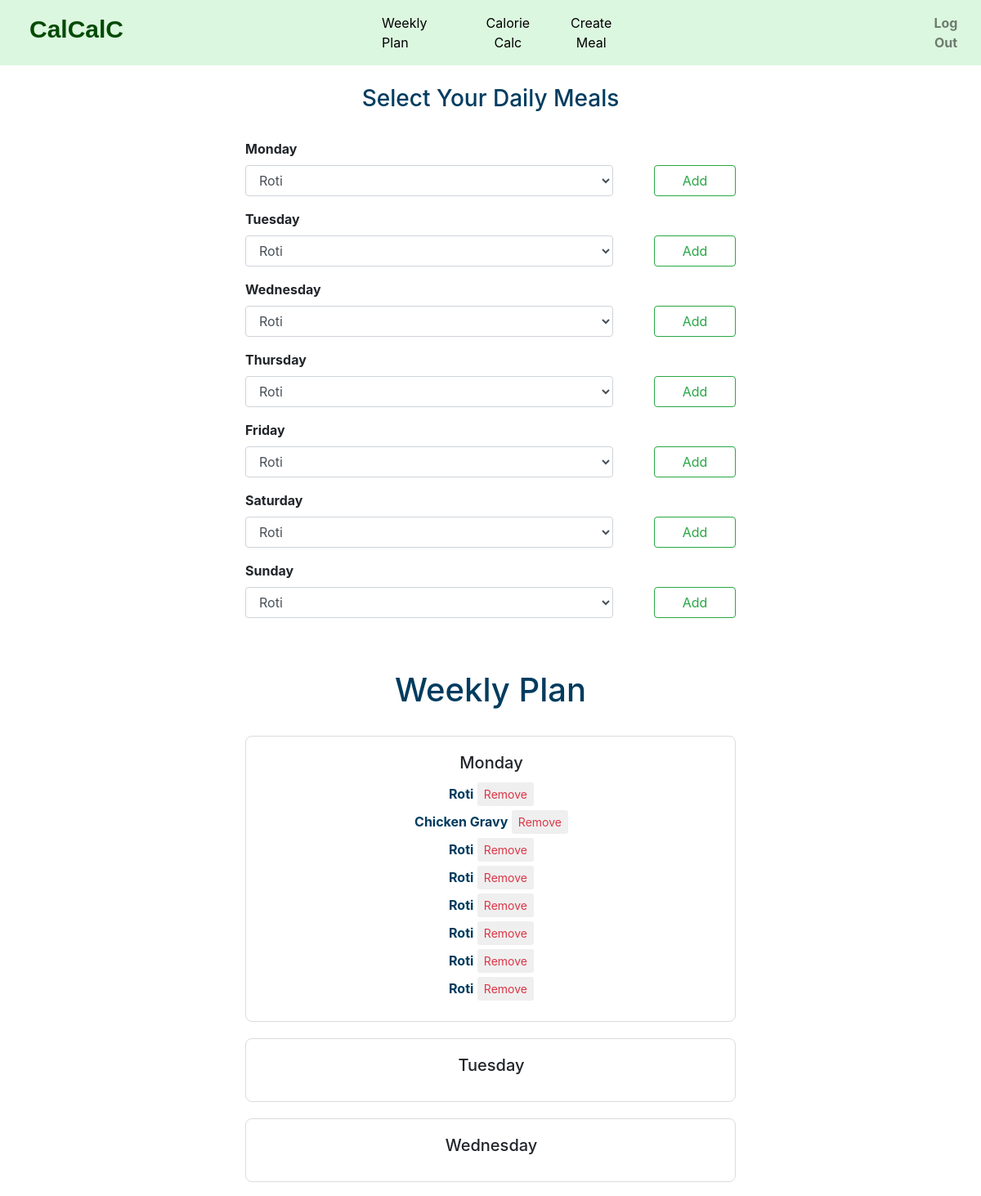
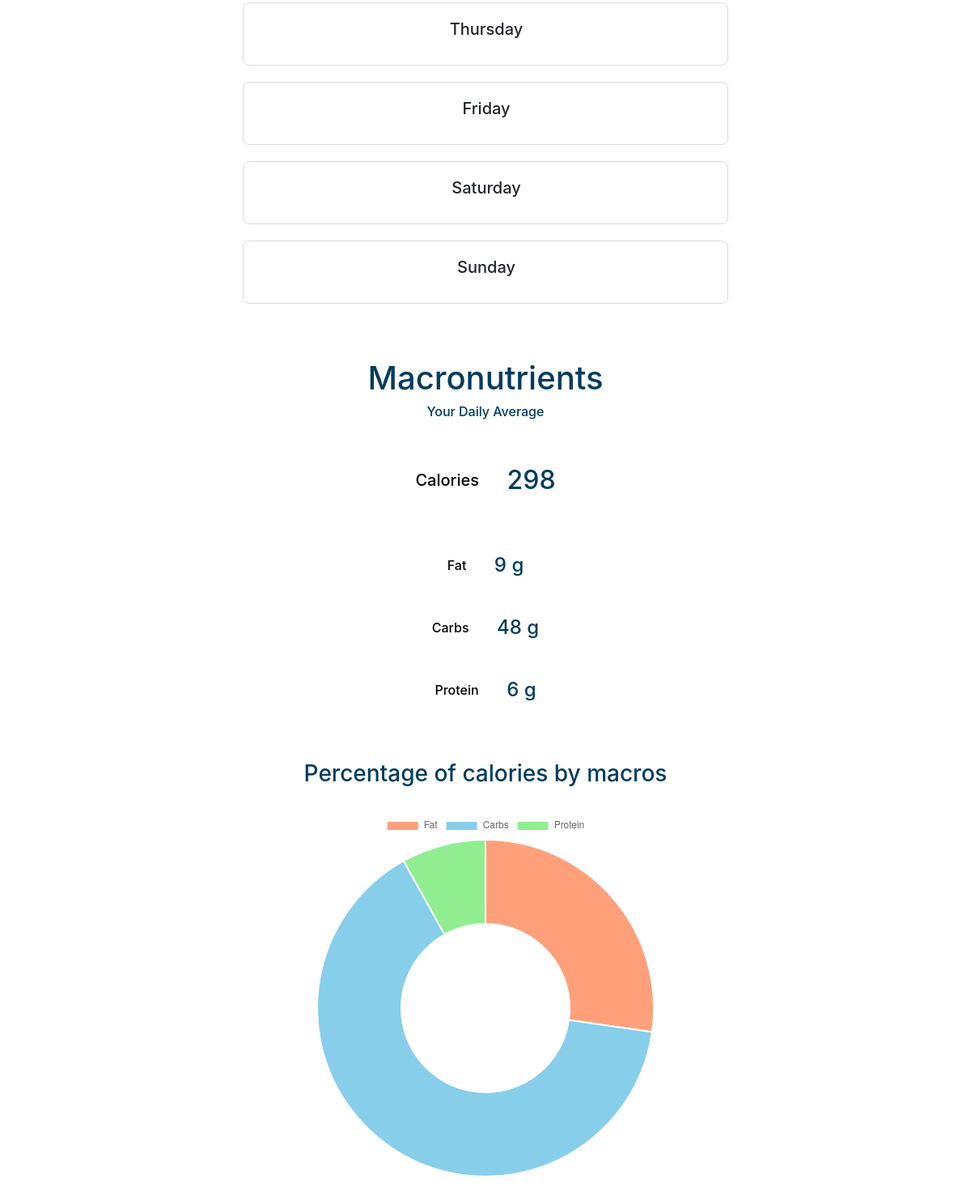
Page /weekly (signed in) on the committed database (2 pictures, top to bottom).
### mealplanmaker/models.py (models this page shows)
class Weekly(models.Model):
	day = models.TextField(max_length=10)
	meal = models.ForeignKey(Meals, on_delete=models.CASCADE)
	mealuser = models.ForeignKey(User, on_delete=models.CASCADE)

class Meals(models.Model):
	name = models.TextField(max_length=50)
	totalfat = models.PositiveIntegerField(default=0)
	totalcarb = models.PositiveIntegerField(default=0)
	totalprotein = models.PositiveIntegerField(default=0)
	calories = models.PositiveIntegerField(default=0)
	mealcreator = models.ForeignKey(User, on_delete=models.CASCADE)
	ingredients = models.TextField(max_length=400, default="")

### mealplanmaker/views.py (the view, shortened to what this page needs)
# urls.py: path("weekly", views.weekly, name="weekly"),
def weekly(request):
    user = request.user
    macros = {}
    percentage = {}
    if request.method == "GET":
        if request.user.is_authenticated:
            all_meals = Meals.objects.filter(mealcreator = user)
            weekly_meals = Weekly.objects.filter(mealuser = user)
            macros = calculate_macros(weekly_meals)
            percentage = calculate_percentage(macros)
            no_user = False
        else:
            all_meals = None
            weekly_meals = None
            macros = None
            percentage = None
            no_user = True
        context = {
            "all_meals": all_meals,
            "no_user": no_user,
            "weekly_meals": weekly_meals,
            "macros": macros,
            "percentage": percentage
        }
        return render(request, "mealplanmaker/weekly.html", context)

### mealplanmaker/views.py (called while the page is built)
def calculate_macros(weekly_meals):
    weekly_fat = 0
    weekly_carb = 0
    weekly_protein = 0
    weekly_calories = 0
    for meal in weekly_meals:
        weekly_fat = weekly_fat + meal.meal.totalfat
        weekly_carb = weekly_carb + meal.meal.totalcarb
        weekly_protein = weekly_protein + meal.meal.totalprotein
        weekly_calories = weekly_calories + meal.meal.calories
    average_fat = round(weekly_fat / 7)
    average_carb = round(weekly_carb / 7)
    average_protein = round(weekly_protein / 7)
    average_calories = round(weekly_calories / 7)
    macros = {
        "average_fat": average_fat,
        "average_carb": average_carb,
        "average_protein": average_protein,
        "average_calories": average_calories,
    }
    return macros

def calculate_percentage(macros):
    calories_from_fat = macros.get("average_fat") * 9
    calories_from_carb = macros.get("average_carb") * 4
    calories_from_protein = macros.get("average_protein") * 4
    calories = macros.get("average_calories")
    if calories == 0:
        percentage = {
            "fat": 33,
            "carb": 33,
            "protein": 33
        }
    else:
        fat = round((calories_from_fat / calories) * 100)
        carb = round((calories_from_carb / calories) * 100)
        protein = round((calories_from_protein / calories) * 100)
        percentage = {
            "fat": fat,
            "carb": carb,
            "protein": protein
        }
    return percentage

### mealplanmaker/templates/mealplanmaker/weekly.html (shortened to what this page needs)
{% extends "mealplanmaker/layout.html" %}
{% block body %}
<br>
<h3 style="color: #003C5F; size: 15pt; text-align: center;">Select Your Daily Meals</h3>
<br>
<div style="max-width: 600px; margin: auto;">
    {% if not user.is_authenticated %}
    <div class="alert alert-primary" role="alert" style="width: 600px;">
        <p style="font-size: large; text-align: center; margin-top: 15px;">
        Only users that are <a href="{% url 'login' %}" class="alert-link">Logged in</a> can create a weekly plan.<br><br>
        If you do not have an account, you can <a href="{% url 'register' %}">Create one here.</a>
        </p>
    </div>
    {% else %}
    {% if not all_meals %}
    <div class="alert alert-primary" role="alert" style="width: 600px;">
        <p style="font-size: large; text-align: center; margin-top: 15px;">
        You do not currently have any meals <br><br>
        <a href="{% url 'singlemeal' %}" class="alert-link">Create your meals here</a><br><br>
        </p>
    </div>
    {% else %}
    <form id="monday" method="post" action="{% url 'weekly' %}">
        <div class="form-group">
            <label for="monday" style="font-weight: bold;">Monday</label><br>
            <div class="form-inline">
                <select class="form-control" name="meal_select" id="meal_select" style="width: 450px;">
                    {% for meal in all_meals %}
                    <option value="{{meal.id}}">{{meal.name}}</option>
                    {% endfor %}
                </select>
                <button type="submit" class="btn btn-outline-success" style="margin-left: 50px; width: 100px;">Add</button>
            </div>
        </div>
    </form>
    <form id="tuesday" method="post" action="{% url 'weekly' %}">
        <div class="form-group">
            <label for="tuesday" style="font-weight: bold;">Tuesday</label><br>
            <div class="form-inline">
                <select class="form-control" name="meal_select" id="meal_select" style="width: 450px;">
                    {% for meal in all_meals %}
                    <option value="{{meal.id}}">{{meal.name}}</option>
                    {% endfor %}
                </select>
                <button type="submit" class="btn btn-outline-success" style="margin-left: 50px; width: 100px;">Add</button>
            </div>
        </div>
    </form>
    <form id="wednesday" method="post" action="{% url 'weekly' %}">
        <div class="form-group">
            <label for="wednesday" style="font-weight: bold;">Wednesday</label><br>
            <div class="form-inline">
                <select class="form-control" name="meal_select" id="meal_select" style="width: 450px;">
                    {% for meal in all_meals %}
                    <option value="{{meal.id}}">{{meal.name}}</option>
                    {% endfor %}
                </select>
                <button type="submit" class="btn btn-outline-success" style="margin-left: 50px; width: 100px;">Add</button>
            </div>
        </div>
    </form>
    <form id="thursday" method="post" action="{% url 'weekly' %}">
        <div class="form-group">
            <label for="thursday" style="font-weight: bold;">Thursday</label><br>
            <div class="form-inline">
                <select class="form-control" name="meal_select" id="meal_select" style="width: 450px;">
                    {% for meal in all_meals %}
                    <option value="{{meal.id}}">{{meal.name}}</option>
                    {% endfor %}
                </select>
                <button type="submit" class="btn btn-outline-success" style="margin-left: 50px; width: 100px;">Add</button>
            </div>
        </div>
    </form>
    <form id="friday" method="post" action="{% url 'weekly' %}">
        <div class="form-group">
            <label for="friday" style="font-weight: bold;">Friday</label><br>
            <div class="form-inline">
                <select class="form-control" name="meal_select" id="meal_select" style="width: 450px;">
                    {% for meal in all_meals %}
                    <option value="{{meal.id}}">{{meal.name}}</option>
                    {% endfor %}
                </select>
                <button type="submit" class="btn btn-outline-success" style="margin-left: 50px; width: 100px;">Add</button>
            </div>
        </div>
    </form>
    <form id="saturday" method="post" action="{% url 'weekly' %}">
        <div class="form-group">
            <label for="saturday" style="font-weight: bold;">Saturday</label><br>
            <div class="form-inline">
                <select class="form-control" name="meal_select" id="meal_select" style="width: 450px;">
                    {% for meal in all_meals %}
                    <option value="{{meal.id}}">{{meal.name}}</option>
                    {% endfor %}
                </select>
                <button type="submit" class="btn btn-outline-success" style="margin-left: 50px; width: 100px;">Add</button>
            </div>
        </div>
    </form>
    <form id="sunday" method="post" action="{% url 'weekly' %}">
        <div class="form-group">
            <label for="sunday" style="font-weight: bold;">Sunday</label><br>
            <div class="form-inline">
                <select class="form-control" name="meal_select" id="meal_select" style="width: 450px;">
                    {% for meal in all_meals %}
                    <option value="{{meal.id}}">{{meal.name}}</option>
                    {% endfor %}
                </select>
                <button type="submit" class="btn btn-outline-success" style="margin-left: 50px; width: 100px;">Add</button>
            </div>
        </div>
    </form>
    {% endif %}
    <br><br>
    <h1 style="color: #003C5F; size: 15pt; text-align: center;">Weekly Plan</h1>
    <br>
    <div class="card" style="width: 600px; margin-bottom: 20px; border-radius: 8px; border-color: gainsboro; text-align: center;">
        <div class="card-body" style="width: 600px;">
                <h5 class="card-title">Monday</h5>
            <div style="display: inline;">
                {% for meal in weekly_meals %}
                {% if meal.day == "monday" %}
                <h6 style="color: #003C5F; font-weight: bolder; display: inline;">{{meal.meal.name}}</h6>
                    <form method="post" action="{% url 'deletefromplan' %}" style="display: inline;">
                    <button type="submit" class="btn-sm btn-outline-danger" style="display: inline; size: 50%; border: 0; margin-bottom: 5px;">Remove</button>
                    </form>
                    <br>
                {% endif %}
                {% endfor %}
            </div>
        </div>
    </div>
    <div class="card" style="width: 600px; margin-bottom: 20px; border-radius: 8px; border-color: gainsboro; text-align: center;">
        <div class="card-body" style="width: 600px;">
                <h5 class="card-title">Tuesday</h5>
        </div>
    </div>
    <div class="card" style="width: 600px; margin-bottom: 20px; border-radius: 8px; border-color: gainsboro; text-align: center;">
        <div class="card-body" style="width: 600px;">
                <h5 class="card-title">Wednesday</h5>
        </div>
    </div>
    <div class="card" style="width: 600px; margin-bottom: 20px; border-radius: 8px; border-color: gainsboro; text-align: center;">
        <div class="card-body" style="width: 600px;">
                <h5 class="card-title">Thursday</h5>
        </div>
    </div>
    <div class="card" style="width: 600px; margin-bottom: 20px; border-radius: 8px; border-color: gainsboro; text-align: center;">
        <div class="card-body" style="width: 600px;">
                <h5 class="card-title">Friday</h5>
        </div>
    </div>
    <div class="card" style="width: 600px; margin-bottom: 20px; border-radius: 8px; border-color: gainsboro; text-align: center;">
        <div class="card-body" style="width: 600px;">
                <h5 class="card-title">Saturday</h5>
        </div>
    </div>
    <div class="card" style="width: 600px; margin-bottom: 20px; border-radius: 8px; border-color: gainsboro; text-align: center;">
        <div class="card-body" style="width: 600px;">
                <h5 class="card-title">Sunday</h5>
        </div>
    </div>
    <br><br>
    <h1 style="color: #003C5F; size: 15pt; text-align: center;">Macronutrients</h1>
    <h6 style="color: #003C5F; text-align: center;">Your Daily Average</h6>
    <br><br>
    <div style="text-align: center;">
        <h5 style="display: inline; color: black; text-align: center; vertical-align: middle; margin-right: 30px;">Calories</h5>
        <h2 style="display: inline; color: #003C5F; size: 15pt; text-align: center; vertical-align: middle;">{{macros.average_calories}}</h2>
    </div>
    <br><br><br>
    <div style="text-align: center;">
        <h6 style="display: inline; color: black; text-align: center; vertical-align: middle; margin-right: 30px;">Fat</h6>
        <h4 style="display: inline; color: #003C5F; size: 15pt; text-align: center; vertical-align: middle;">{{macros.average_fat}} g</h4>
    </div>
    <br><br>
    <div style="text-align: center;">
        <h6 style="display: inline; color: black; text-align: center; vertical-align: middle; margin-right: 30px;">Carbs</h6>
        <h4 style="display: inline; color: #003C5F; size: 15pt; text-align: center; vertical-align: middle;">{{macros.average_carb}} g</h4>
    </div>
    <br><br>
    <div style="text-align: center;">
        <h6 style="display: inline; color: black; text-align: center; vertical-align: middle; margin-right: 30px;">Protein</h6>
        <h4 style="display: inline; color: #003C5F; size: 15pt; text-align: center; vertical-align: middle;">{{macros.average_protein}} g</h4>
    </div>
    <br><br><br>
    <h3 style="color: #003C5F; size: 15pt; text-align: center;">Percentage of calories by macros</h3>
    <br>
    <div style="width: 450px; margin: auto;">
        <canvas id="myChart"></canvas>
          <script>
            const myChart = new Chart(
              document.getElementById('myChart'),
              config
            );
          </script>
    </div>
    {% endif %}
    <br><br><br>
{% endblock %}

### rows in the picture
Weekly: meal.name "Roti"
Weekly: meal.name "Chicken Gravy"
Weekly: meal.name "Roti"
Weekly: meal.name "Roti"
Weekly: meal.name "Roti"
Weekly: meal.name "Roti"
Weekly: meal.name "Roti"
Weekly: meal.name "Roti"

### other values in the picture
{{ macros.average_calories }} "298"
{{ macros.average_fat }} "9"
{{ macros.average_carb }} "48"
{{ macros.average_protein }} "6"
form field meal_select "Roti"
